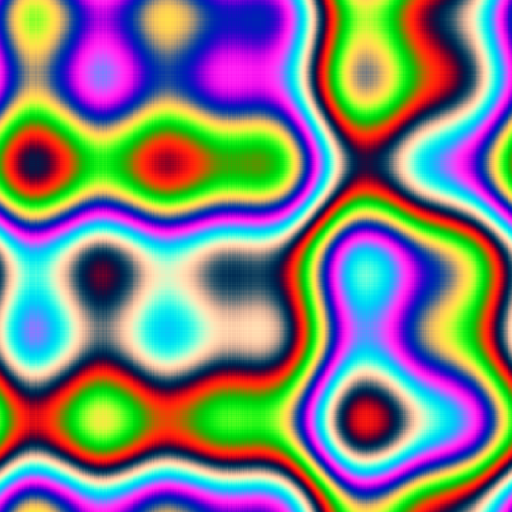
Frame 1 (no input)
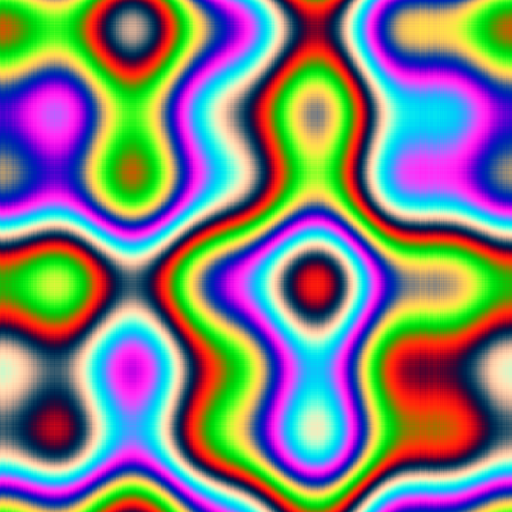
Frame 60 (the mouse pressed at the canvas centre just before this capture)
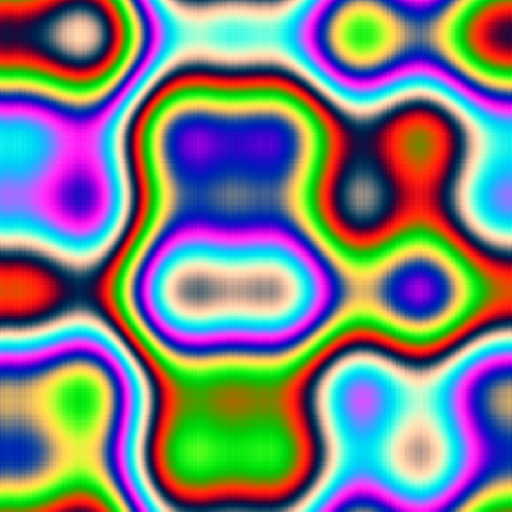
Frame 120 (the mouse held since frame 60 and released just before this capture)

The Processing sketch that drew these frames (run headless with seeded random() and noise(); from frame 60 on, the mouse is pressed at the canvas centre):

// Processing sketch: plasma_fast
// ── plasma_fast.pde
int[] s4;
int[] s8;
int[] s16;
int[] xbuf, ybuf;
int a1, a2, a3, a4, a5;
color[] palette;

final int psize = 512;

int wrap(int x) {
  int result = x % psize;
  return result < 0 ? result + psize : result;
}

void setup() {
  size(512, 512);
  background(0);

  palette = new color[256];

  for(int x = 0; x < 256; x++) {
    int r = int(128.0 + 128 * sin(PI * x / 32.0));
    int g = int(128.0 + 128 * sin(PI * x / 64.0));
    int b = int(128.0 + 128 * sin(PI * x / 128.0));
    palette[x] = color(r, g, b);
  }

  /* calculate sine tables for plasma */
  s4 = new int[psize];
  s8 = new int[psize];
  s16 = new int[psize];

  xbuf = new int[width];
  ybuf = new int[height];

  for (int i = 0; i < psize; i++) {
    float a = (float)i * PI / (psize / 2.0); 

    s4[i] = (int)(8.0 * sin(a) * PI);
    s8[i] = (int)(16.0 * cos(a) * PI);
    s16[i] = (int)(32.0 * sin(a) * PI);
  }
} 

void draw() {
  int _a1 = a1;
  int _a2 = a2;
  int _a3 = a3;

  for (int i = 0; i < width; i++) {
    xbuf[i] = s16[wrap(_a1)] + s8[wrap(_a2)] + s4[wrap(_a3)];
    _a1 += 1; _a2 += 2; _a3 += 4;
  }

  a1 += 1; a2 += 3; a3 += 2;

  int _a4 = a4;
  int _a5 = a5;

  for (int i = 0; i < height; i++) {
    ybuf[i] = s16[wrap(_a4)] + s8[wrap(_a5)];
    _a4 += 1; _a5 += 3;
  }

  a4 += 1; a5 -= 1;

  for (int j = 0; j < height; j++) {
    for (int i = 0; i < width; i++) {
      int v = (xbuf[i] + ybuf[j]) & 255;
      set(i, j, palette[v]);
    }
  }
}
